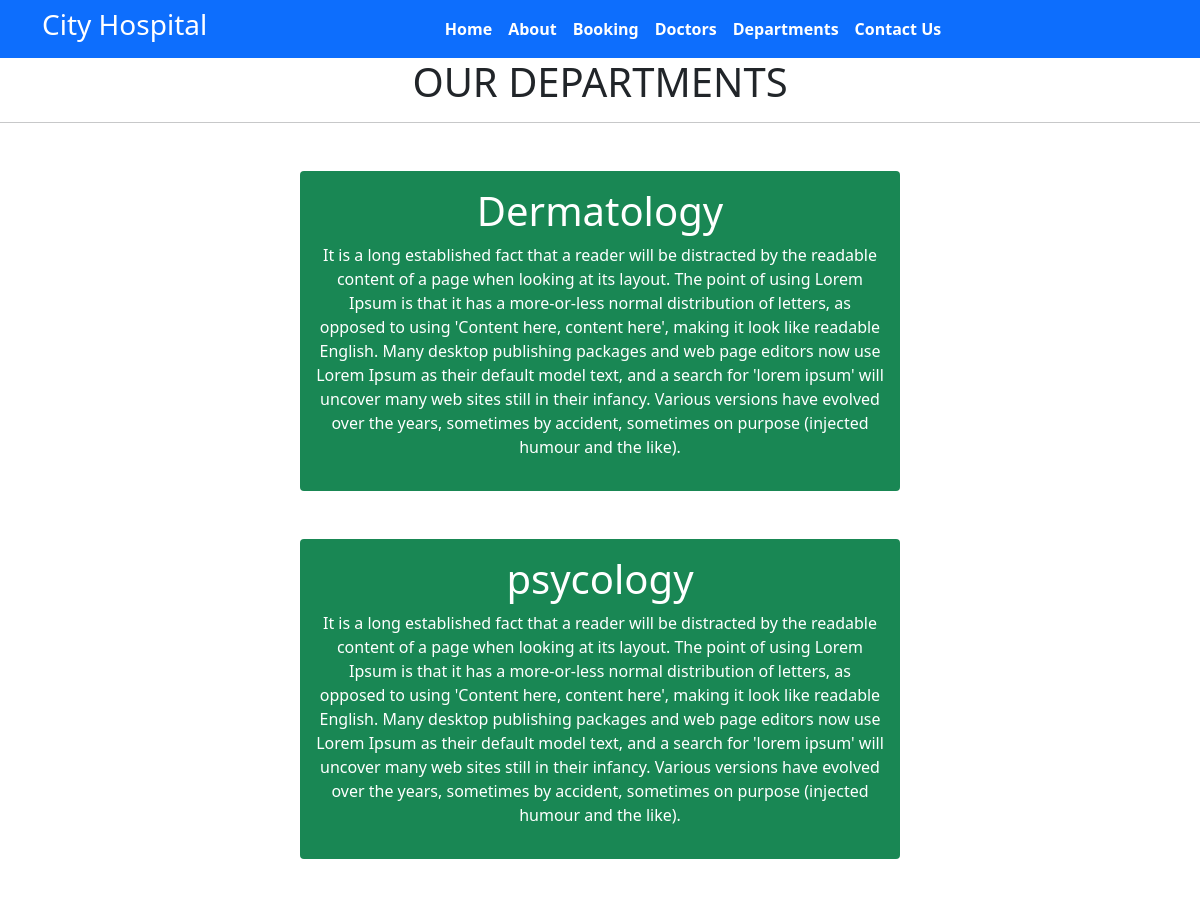
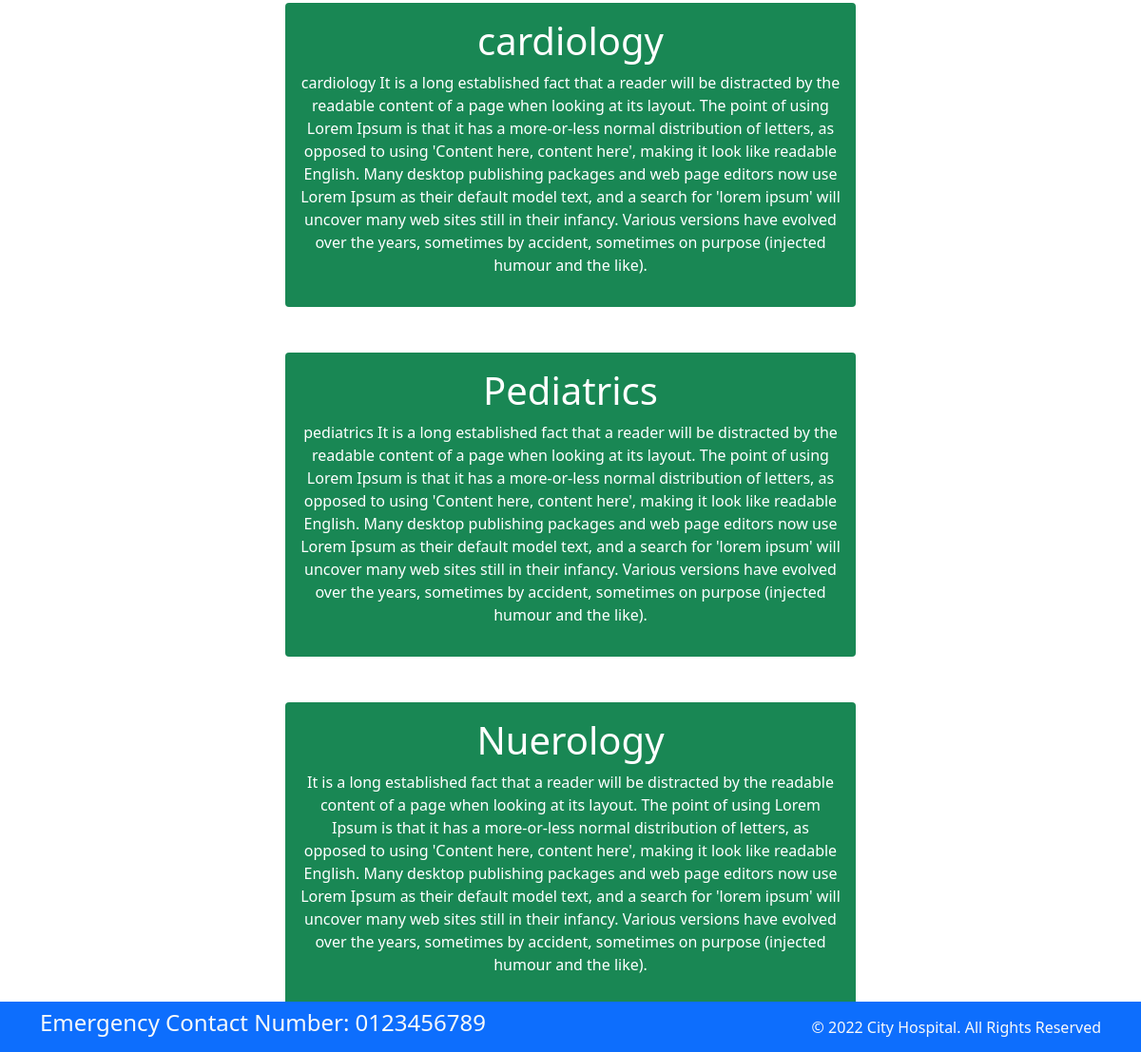
Screenshot of /department with the database file from the repository (2 pictures, top to bottom).
### homepage/models.py (models this page shows, shortened)
class departments(models.Model):
    dep_name = models.CharField(max_length=100)
    dep_description = models.TextField()

### homepage/views.py (the view)
def department(request):
    dict_dept={
        'dept':departments.objects.all()
    }
    return render(request,'department.html',dict_dept)

### Templates/department.html (shortened to what this page needs)
{% extends 'base.html' %}
{% block content %}
<h1 class="text-center"> OUR DEPARTMENTS</h1>
<hr>
{% for d in dept %}
<div class="mx-auto w-50 bg-success text-center text-white p-3  my-5 border-warning rounded">
    <h1>{{d.dep_name}}</h1>
    <p>{{d.dep_description}}</p>
</div>
{% endfor %}
{% endblock%}

### Templates/base.html (shortened to what this page needs)
{% load static %}
<!DOCTYPE html>
<html>
  <head>
    <link rel="stylesheet"
      href=" https://cdn.jsdelivr.net/npm/bootstrap@5.1.3/dist/css/bootstrap.min.css ">
    <link rel="stylesheet"
      href="https://use.fontawesome.com/releases/v5.2.0/css/all.css">
    <link rel="stylesheet"
      href="{% static '/css/style.css' %}">
  </head>
  <body>
    <nav class="navbar bg-primary navbar-expand-md ">
      <div class="container">
        <div class="col-2 text-left pl-md-0">
          <h3 class="text-white"> City Hospital </h3>
        </div>
        <div
          class="collapse navbar-collapse justify-content-center col-md-8 navbar-collapse-3">
          <ul class="navbar-nav justify-content-center  fw-bold">
            <li class="nav-item active">
              <a class="nav-link text-white" href="{%url 'home' %}">Home </a>
            </li>
            <li class="nav-item">
              <a class="nav-link text-white" href="{%url 'about' %}">About</a>
            </li>
            <li class="nav-item">
              <a class="nav-link text-white" href="{%url 'booking' %}">Booking</a>
            </li>
            <li class="nav-item">
              <a class="nav-link text-white" href="{%url 'doctors' %}">Doctors</a>
            </li>
			 <li class="nav-item">
              <a class="nav-link text-white" href="{%url 'department' %}">Departments</a>
            </li>
            <li class="nav-item">
              <a class="nav-link text-white" href="{%url 'contact' %}">Contact Us</a>
            </li>
          </ul>
        </div>
      </div>
    </nav>
    {% block content %} {% endblock %}
    <section class="fixed-bottom">
      <footer class="pt-2 pb-2  bg-primary text-light">
        <div class="container">
          <div class="row align-items-center">
            <div class="col-12 col-md-8">
              <h4>Emergency Contact Number: 0123456789</h4>
            </div>
            <div class="col-12 col-md-4 mt-4 mt-md-0 text-center text-md-end">
              © 2022 City Hospital. All Rights Reserved
            </div>
          </div>
        </div>
      </footer>
    </section>
  </body>
</html>

### rows the page displays
departments: dep_name "Dermatology", dep_description "It is a long established fact that a reader will be distracted by the readable content of a page when looking at its layout. The point of using Lorem Ipsum is that it has a more-or-less normal distribution of letters, as opposed to using 'Content here, content here', making it look like readable English. Many desktop publishing packages and web page editors now use Lorem Ipsum as their default model text, and a search for 'lorem ipsum' will uncover many web sites still in their infancy. Various versions have evolved over the years, sometimes by accident, sometimes on purpose (injected humour and the like)."
departments: dep_name "psycology", dep_description "It is a long established fact that a reader will be distracted by the readable content of a page when looking at its layout. The point of using Lorem Ipsum is that it has a more-or-less normal distribution of letters, as opposed to using 'Content here, content here', making it look like readable English. Many desktop publishing packages and web page editors now use Lorem Ipsum as their default model text, and a search for 'lorem ipsum' will uncover many web sites still in their infancy. Various versions have evolved over the years, sometimes by accident, sometimes on purpose (injected humour and the like)."
departments: dep_name "cardiology", dep_description "cardiology It is a long established fact that a reader will be distracted by the readable content of a page when looking at its layout. The point of using Lorem Ipsum is that it has a more-or-less normal distribution of letters, as opposed to using 'Content here, content here', making it look like readable English. Many desktop publishing packages and web page editors now use Lorem Ipsum as their default model text, and a search for 'lorem ipsum' will uncover many web sites still in their infancy. Various versions have evolved over the years, sometimes by accident, sometimes on purpose (injected humour and the like)."
departments: dep_name "Pediatrics", dep_description "pediatrics It is a long established fact that a reader will be distracted by the readable content of a page when looking at its layout. The point of using Lorem Ipsum is that it has a more-or-less normal distribution of letters, as opposed to using 'Content here, content here', making it look like readable English. Many desktop publishing packages and web page editors now use Lorem Ipsum as their default model text, and a search for 'lorem ipsum' will uncover many web sites still in their infancy. Various versions have evolved over the years, sometimes by accident, sometimes on purpose (injected humour and the like)."
departments: dep_name "Nuerology", dep_description "It is a long established fact that a reader will be distracted by the readable content of a page when looking at its layout. The point of using Lorem Ipsum is that it has a more-or-less normal distribution of letters, as opposed to using 'Content here, content here', making it look like readable English. Many desktop publishing packages and web page editors now use Lorem Ipsum as their default model text, and a search for 'lorem ipsum' will uncover many web sites still in their infancy. Various versions have evolved over the years, sometimes by accident, sometimes on purpose (injected humour and the like)."
